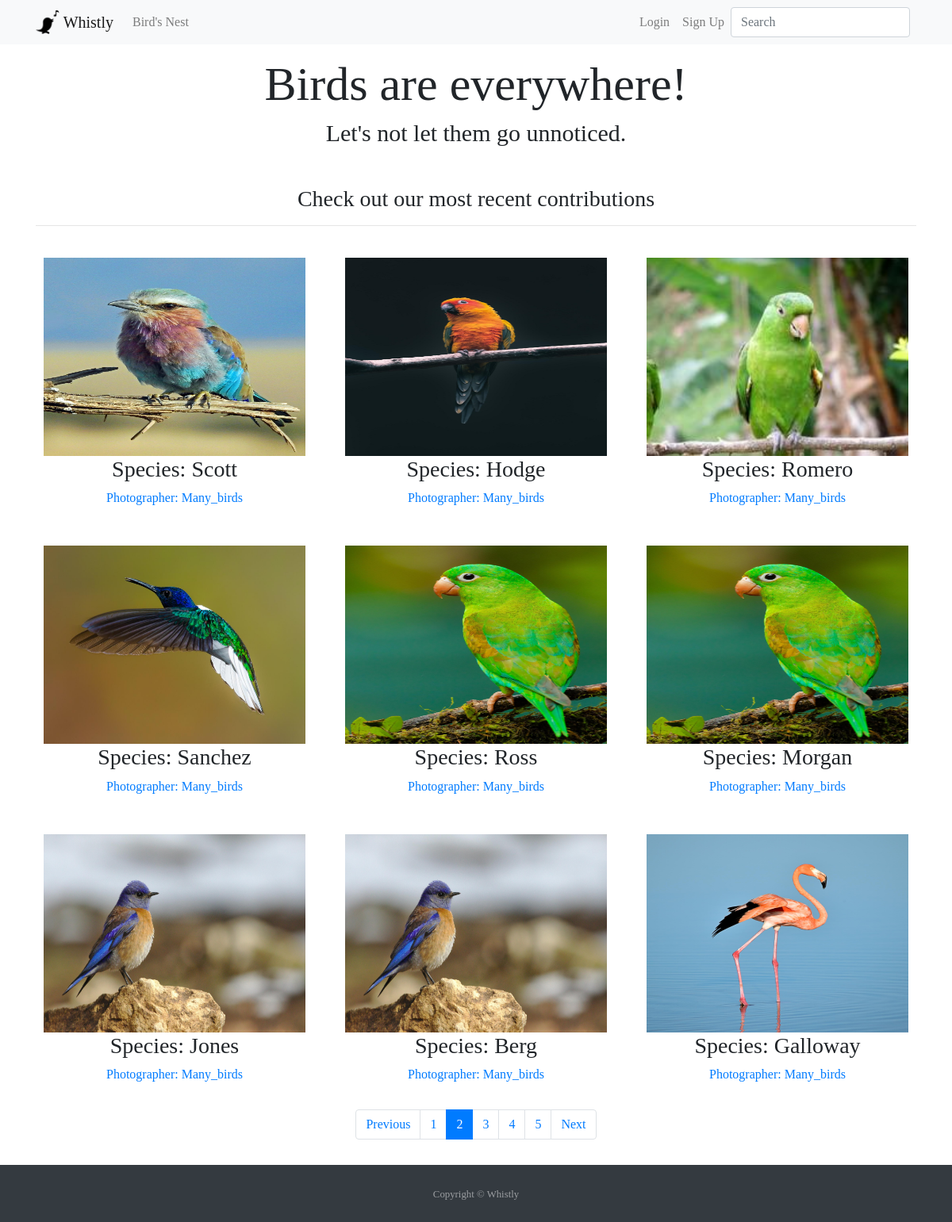
The page /birds_nest/?q=&page=2 on the database its author committed.
### birds/models.py (models this page shows, shortened)
class TimeStampedModel(models.Model):
    created = models.DateTimeField(auto_now_add=True)
    modified = models.DateTimeField(auto_now=True)
    class Meta:
        abstract = True

class Bird(TimeStampedModel):
    id = models.UUIDField(
        primary_key=True,
        default=uuid.uuid4,
        editable=False
    )
    species = models.CharField(max_length=150, blank=False)
    location = models.CharField(max_length=200, blank=False)
    picture = models.ImageField(upload_to='bird', blank=False, validators=[file_size])
    photographer = models.ForeignKey(
        get_user_model(),
        on_delete=models.CASCADE,
        related_name='photographers',)
    photographer_comment = models.TextField(max_length=500)
    class Meta:
        ordering = ['-created']
    def get_absolute_url(self):
        return reverse("bird_detail", kwargs={"pk": self.pk})

### pages/views.py (the view)
# urls.py: path('birds_nest/', BirdsNestListView.as_view(), name='birds_nest'),
class BirdsNestListView(ListView):
    model = Bird
    template_name = 'bird/bird_list.html'
    context_object_name = 'birds_list'
    paginate_by = 9

### users/models.py (called while the page is built)
    def __str__(self):
        return super().username

### templates/bird/bird_list.html (shortened to what this page needs)
{% extends '_base.html' %}
{% load crispy_forms_tags %}
{% block content %}
<div class="container" align=center>
    <h3>Check out our most recent contributions</h3>
    <hr class="mb-4">
    <div class="row">
        {% for bird in birds_list %}
            <div class="col-sm-6 col-md-6 col-lg-4 p-3">
                    <a href="{{ bird.get_absolute_url }}">
                        <img class="" src="{{ bird.picture.url }}" alt="{{ bird.species }}" style="height: 250px; width: 330px">
                    </a>
                <div class="caption">
                    <h3>Species: {{bird.species}}</h3>
                    <a href="{% url 'profile_detail' pk=bird.photographer.pk %}">
                        <p>Photographer: {{bird.photographer|capfirst}}</p>
                    </a>
                </div>
            </div>
        {% endfor %}
{% include 'pagination.html' %}
</div>
</div>
{% endblock content %}

### static/css/base.css (style rules this page uses)
body { font-family: 'Caladea', serif; }

### rows shown on the page
Bird: picture (picture), species "Scott", photographer "Many_birds"
Bird: picture (picture), species "Hodge", photographer "Many_birds"
Bird: picture (picture), species "Romero", photographer "Many_birds"
Bird: picture (picture), species "Sanchez", photographer "Many_birds"
Bird: picture (picture), species "Ross", photographer "Many_birds"
Bird: picture (picture), species "Morgan", photographer "Many_birds"
Bird: picture (picture), species "Jones", photographer "Many_birds"
Bird: picture (picture), species "Berg", photographer "Many_birds"
Bird: picture (picture), species "Galloway", photographer "Many_birds"

### other values the page prints
{{ i }} "1" "3" "4" "5"
{{ i }} "2"
